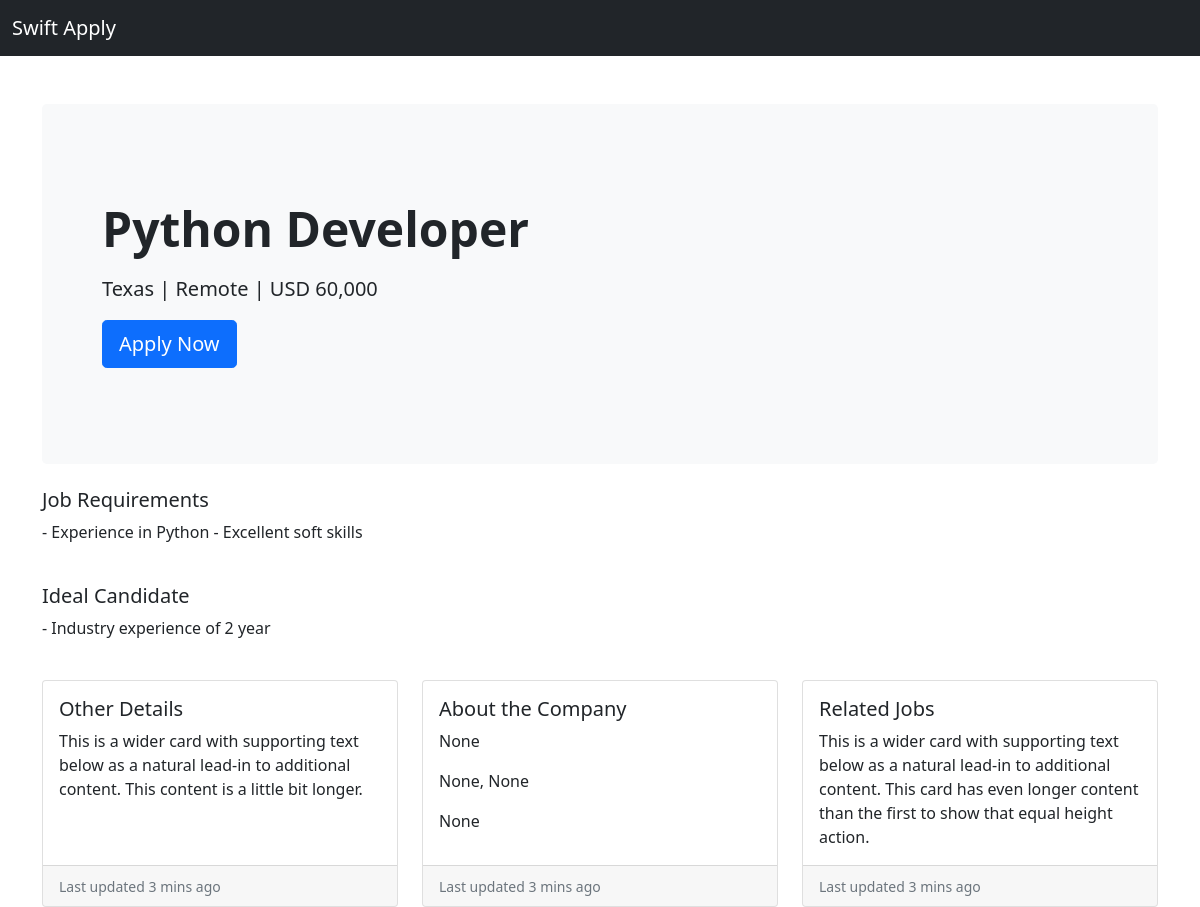
Screenshot of /job-details/2 (signed in) with the database file from the repository.
### job/models.py (models this page shows, shortened)
class Job(models.Model):
    job_type_choices = (
        ('Remote', 'Remote'),
        ('Onsite', 'Onsite'),
        ('Hybrid', 'Hybrid')
    )
    user = models.ForeignKey(User, on_delete=models.CASCADE)
    company = models.ForeignKey(Company, on_delete=models.CASCADE)
    title = models.CharField(max_length=100)
    requirements = models.TextField()
    ideal_candidate = models.TextField()
    salary = models.PositiveIntegerField(default=60000)
    city = models.CharField(max_length=100)
    is_available = models.BooleanField(default=True)
    timestamp = models.DateTimeField(auto_now_add=True)
    industry = models.ForeignKey(Industry, on_delete=models.DO_NOTHING, null=True, blank=True)
    state = models.ForeignKey(State, on_delete=models.DO_NOTHING, null=True, blank=True)
    job_type = models.CharField(max_length=20, choices=job_type_choices, null=True, blank=True)

class State(models.Model):
    name = models.CharField(max_length=100)
    def __str__(self):
        return self.name

### company/models.py (models this page shows, shortened)
class Company(models.Model):
    user = models.OneToOneField(User, on_delete=models.CASCADE)
    name = models.CharField(max_length=100, null=True, blank=True)
    city = models.CharField(max_length=100, null=True, blank=True)
    state = models.CharField(max_length=100, null=True, blank=True)
    est_date = models.PositiveIntegerField(null=True, blank=True)

### website/views.py (the view)
# urls.py: path('job-details/<int:pk>', views.job_details, name='job-details'),
def job_details(request, pk):
    if ApplyJob.objects.filter(user=request.user, job=pk).exists():
        has_applied = True
    else:
        has_applied = False
    job = Job.objects.get(pk=pk)
    context = {
        'job': job,
        'has_applied': has_applied
    }
    return render(request, 'website/job_details.html', context)

### templates/website/job_details.html (shortened to what this page needs)
{% extends 'base.html' %}
{% load humanize %}
{% block content %}
<section>
    <div class="p-5 mb-4 bg-light rounded-3">
        <div class="container-fluid py-5">
            <h2 class="display-5 fw-bold">{{job.title}}</h2>
            <p class="col-md-8 fs-5 mt-3">
            {{job.state}} | Remote | USD {{job.salary|intcomma}} </p>
            {% if has_applied == False %}
            <a href="{% url 'apply-to-job' job.pk %}" class="btn btn-primary btn-lg">Apply Now</a>
            {% else %}
            <p> <span class="text-danger"> You already applied for this job </span></p>
            {% endif %}
        </div>
    </div>
</section>
<div>
    <section>
        <h5>Job Requirements</h5>
        <p>
            {{job.requirements}}
        </p>
    </section>
</div> <br>
<div>
    <section>
        <h5>Ideal Candidate</h5>
        <p>
            {{job.ideal_candidate}}
        </p>
    </section>
</div> <br>
<div class="row row-cols-1 row-cols-md-3 g-4">
    <div class="col">
        <div class="card h-100">
            <div class="card-body">
                <h5 class="card-title">Other Details</h5>
                <p class="card-text">This is a wider card with supporting text below as a natural lead-in to additional
                    content. This content is a little bit longer.</p>
            </div>
            <div class="card-footer">
                <small class="text-muted">Last updated 3 mins ago</small>
            </div>
        </div>
    </div>
    <div class="col">
        <div class="card h-100">
            <div class="card-body">
                <h5 class="card-title">About the Company</h5>
                <p class="card-text">{{job.company.name}}</p>
                <p class="card-text">{{job.company.city}}, {{job.company.state}}</p>
                <p class="card-text">{{job.company.est_date}}</p>
            </div>
            <div class="card-footer">
                <small class="text-muted">Last updated 3 mins ago</small>
            </div>
        </div>
    </div>
    <div class="col">
        <div class="card h-100">
            <div class="card-body">
                <h5 class="card-title"> Related Jobs</h5>
                <p class="card-text">This is a wider card with supporting text below as a natural lead-in to additional
                    content. This card has even longer content than the first to show that equal height action.</p>
            </div>
            <div class="card-footer">
                <small class="text-muted">Last updated 3 mins ago</small>
            </div>
        </div>
    </div>
</div>
{% endblock content %}

### rows the page displays
Job: title "Python Developer", state "Texas", salary "60,000", requirements "- Experience in Python - Excellent soft skills", ideal_candidate "- Industry experience of 2 year", company.name "None", company.city "None", company.state "None", company.est_date "None"
